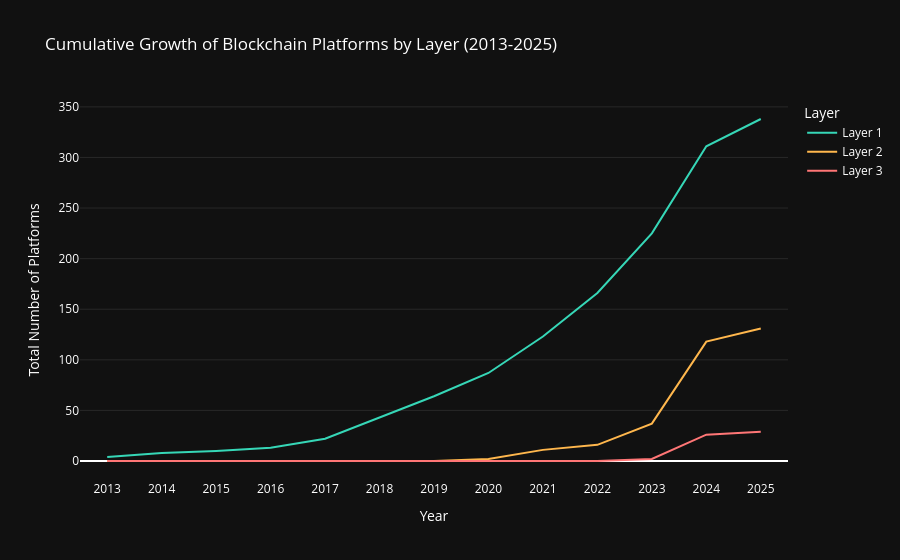

The cell this chart's notebook holds for it:
### Code cell
import plotly.express as px
import pandas as pd

# Calculate cumulative sums for each layer
df_cumulative = df_combined.copy()
df_cumulative['Layer 1'] = df_cumulative['Layer 1'].cumsum()
df_cumulative['Layer 2'] = df_cumulative['Layer 2'].cumsum()
df_cumulative['Layer 3'] = df_cumulative['Layer 3'].cumsum()

# Melt the dataframe for plotting
df_melted = df_cumulative.reset_index(names=['Year']).melt(
    id_vars=['Year'],
    value_vars=['Layer 1', 'Layer 2', 'Layer 3'],
    var_name='Layer Type',
    value_name='Total Number of Platforms'
)

# Create line plot
fig = px.line(df_melted,
              x='Year',
              y='Total Number of Platforms',
              color='Layer Type',
              title='Cumulative Growth of Blockchain Platforms by Layer (2013-2025)',
              labels={'Year': 'Year',
                     'Total Number of Platforms': 'Total Number of Platforms',
                     'Layer Type': 'Layer'},
              color_discrete_sequence=['#36D7B7', '#FFB74D', '#FF7676'])

# Update layout
fig.update_layout(
    plot_bgcolor='rgb(17,17,17)',
    paper_bgcolor='rgb(17,17,17)',
    font=dict(color='white'),
    xaxis=dict(
        gridcolor='rgba(128,128,128,0.2)',
        tickcolor='white',
        showgrid=False,
        range=[2012.5, 2025.5],
        dtick=1,
        tickmode='linear'
    ),
    yaxis=dict(
        gridcolor='rgba(128,128,128,0.2)',
        tickcolor='white',
        showgrid=True,
        gridwidth=1
    ),
    legend=dict(
        bgcolor='rgba(0,0,0,0)',
        font=dict(color='white')
    )
)

# Update line properties
fig.update_traces(
    mode='lines',  # Use lines only
    line=dict(width=2)  # Adjust line width
)

# Show the plot
fig.show()

### Figure 1 — Plotly figure (JSON) as saved in the notebook; plotly's stock layout.template omitted (floating-point values rounded to 4 significant figures)
{"data": [{"hovertemplate": "Layer=Layer 1<br>Year=%{x}<br>Total Number of Platforms=%{y}<extra></extra>", "legendgroup": "Layer 1", "line": {"color": "#36D7B7", "dash": "solid", "width": 2}, "marker": {"symbol": "circle"}, "mode": "lines", "name": "Layer 1", "orientation": "v", "showlegend": true, "type": "scatter", "x": [2013, 2014, 2015, 2016, 2017, 2018, 2019, 2020, 2021, 2022, 2023, 2024, 2025], "xaxis": "x", "y": [4.0, 8.0, 10.0, 13.0, 22.0, 43.0, 64.0, 87.0, 123.0, 166.0, 225.0, 311.0, 338.0], "yaxis": "y"}, {"hovertemplate": "Layer=Layer 2<br>Year=%{x}<br>Total Number of Platforms=%{y}<extra></extra>", "legendgroup": "Layer 2", "line": {"color": "#FFB74D", "dash": "solid", "width": 2}, "marker": {"symbol": "circle"}, "mode": "lines", "name": "Layer 2", "orientation": "v", "showlegend": true, "type": "scatter", "x": [2013, 2014, 2015, 2016, 2017, 2018, 2019, 2020, 2021, 2022, 2023, 2024, 2025], "xaxis": "x", "y": [0.0, 0.0, 0.0, 0.0, 0.0, 0.0, 0.0, 2.0, 11.0, 16.0, 37.0, 118.0, 131.0], "yaxis": "y"}, {"hovertemplate": "Layer=Layer 3<br>Year=%{x}<br>Total Number of Platforms=%{y}<extra></extra>", "legendgroup": "Layer 3", "line": {"color": "#FF7676", "dash": "solid", "width": 2}, "marker": {"symbol": "circle"}, "mode": "lines", "name": "Layer 3", "orientation": "v", "showlegend": true, "type": "scatter", "x": [2013, 2014, 2015, 2016, 2017, 2018, 2019, 2020, 2021, 2022, 2023, 2024, 2025], "xaxis": "x", "y": [0.0, 0.0, 0.0, 0.0, 0.0, 0.0, 0.0, 0.0, 0.0, 0.0, 2.0, 26.0, 29.0], "yaxis": "y"}], "layout": {"font": {"color": "white"}, "legend": {"bgcolor": "rgba(0,0,0,0)", "font": {"color": "white"}, "title": {"text": "Layer"}, "tracegroupgap": 0}, "paper_bgcolor": "rgb(17,17,17)", "plot_bgcolor": "rgb(17,17,17)", "title": {"text": "Cumulative Growth of Blockchain Platforms by Layer (2013-2025)"}, "xaxis": {"anchor": "y", "domain": [0, 1], "dtick": 1, "gridcolor": "rgba(128,128,128,0.2)", "range": [2012.0, 2026.0], "showgrid": false, "tickcolor": "white", "tickmode": "linear", "title": {"text": "Year"}}, "yaxis": {"anchor": "x", "domain": [0, 1], "gridcolor": "rgba(128,128,128,0.2)", "gridwidth": 1, "showgrid": true, "tickcolor": "white", "title": {"text": "Total Number of Platforms"}}}}
